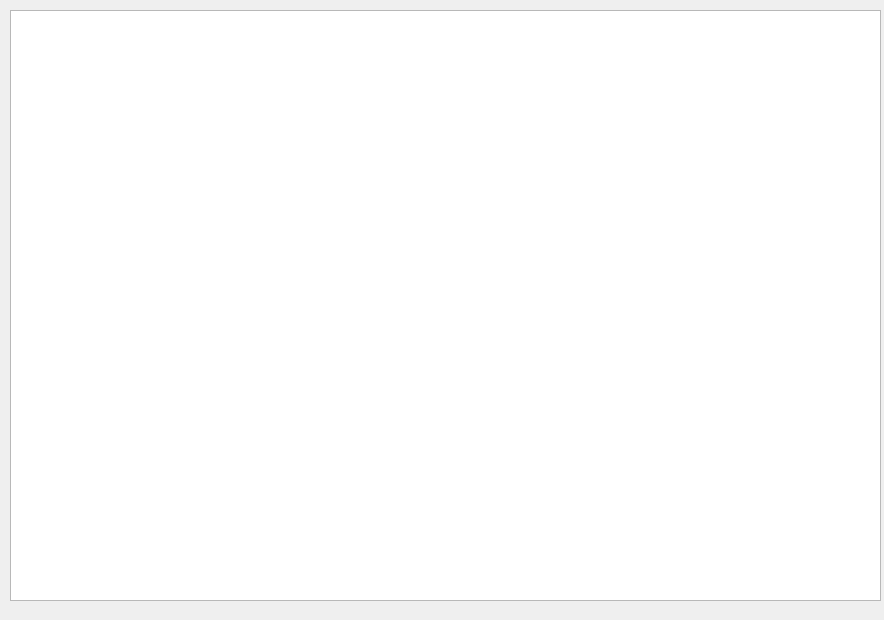
<?xml version="1.0" encoding="UTF-8"?>
<ui version="4.0">
 <class>coffee</class>
 <widget class="QWidget" name="coffee">
  <property name="geometry">
   <rect>
    <x>0</x>
    <y>0</y>
    <width>884</width>
    <height>620</height>
   </rect>
  </property>
  <property name="windowTitle">
   <string>Form</string>
  </property>
  <widget class="QTableWidget" name="tableWidget">
   <property name="geometry">
    <rect>
     <x>10</x>
     <y>10</y>
     <width>871</width>
     <height>591</height>
    </rect>
   </property>
  </widget>
 </widget>
 <resources/>
 <connections/>
</ui>
